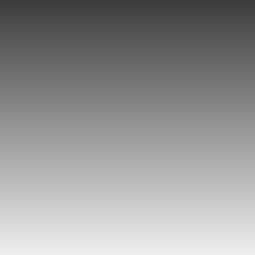
Frame 1 (no input)
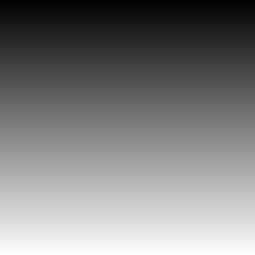
Frame 60 (the mouse pressed at the canvas centre just before this capture)
Frame 120 (the mouse held since frame 60 and released just before this capture): identical to frame 60, image omitted

The Processing sketch that drew these frames (run headless with seeded random() and noise(); from frame 60 on, the mouse is pressed at the canvas centre):

// Processing sketch: shader
// ── shader.pde
/*
 * Shader
 * To show nested for loops
 * and multiple dimension arrays
 *
 * CC Fall 2013
 * by Ryan Raffa
 * 10/04/13
 */
 
int cols;
int rows;

int[][] myArray;

void setup() {
  size(255,255);
  cols = width;
  rows = height;
  // Declare 2D array
  myArray = new int[rows][cols];
  
  // Initialize 2D array values
  for (int i = 0; i < rows; i++) {
    for (int j = 0; j < cols; j++) {
      myArray[i][j] = int(j);
    }
  }

}

void draw() {
  // Draw points
  for (int i = 0; i < rows; i++) {
    for (int j = 0; j < cols; j++) {
      stroke(myArray[i][j]);
      point(i,j);
    }
  }
}
